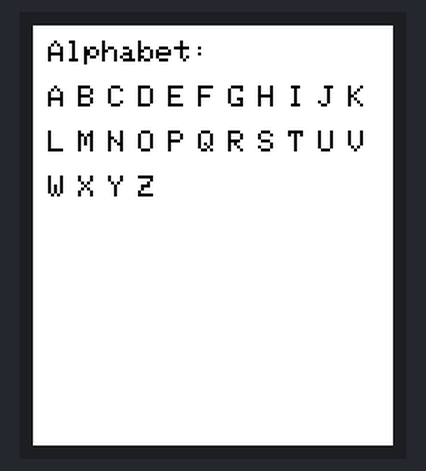
Recording of a sketch running on a simulated Arduino Uno, built with avr-gcc and run on an emulated ATmega328P. On the bench: 240×280 colour display.

Above: at 0.3 s.
At 5.3 s:
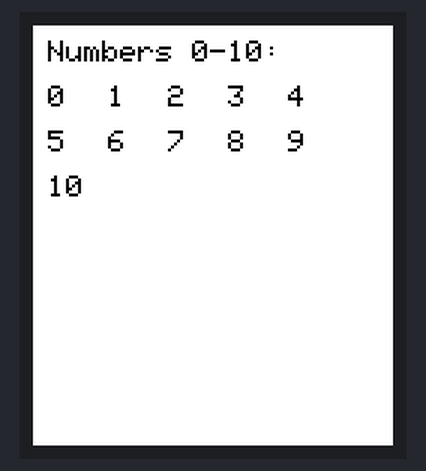

The sketch:

Numbers_Alphabet.ino
```cpp
#include <Adafruit_GFX.h>
#include <Adafruit_ST7789.h>
#include <SPI.h>

#define TFT_CS        10
#define TFT_RST        8
#define TFT_DC         7

Adafruit_ST7789 tft = Adafruit_ST7789(TFT_CS, TFT_DC, TFT_RST);

void setup() {
  tft.init(240, 280);  // Initialize display with correct resolution
  tft.setRotation(2);  // Adjust rotation if needed
  tft.fillScreen(ST77XX_WHITE);  // Clear screen with white background
  tft.setTextColor(ST77XX_BLACK);  // Set text color to black
  tft.setTextSize(2.5);  // Set text size
}

void loop() {
  printAlphabet();
  delay(5000);
  tft.fillScreen(ST77XX_WHITE);  // Clear screen

  printNumbers();
  delay(5000);
  tft.fillScreen(ST77XX_WHITE);  // Clear screen
}

void printAlphabet() {
  tft.setCursor(10, 10);
  tft.println("Alphabet:");

  int x = 10;
  int y = 40;

  for (char c = 'A'; c <= 'Z'; c++) {
    tft.setCursor(x, y);
    tft.print(c);
    x += 20;
    if (x > 220) {
      x = 10;
      y += 30;
    }
  }
}

void printNumbers() {
  tft.setCursor(10, 10);
  tft.println("Numbers 0-10:");

  int x = 10;
  int y = 40;

  for (int i = 0; i <= 10; i++) {
    tft.setCursor(x, y);
    tft.print(i);
    x += 40;
    if (x > 200) {
      x = 10;
      y += 30;
    }
  }
}
```

Measured:
- what the display in image 1 shows lasts 5.0 s, from 5.3 s to 10.3 s
